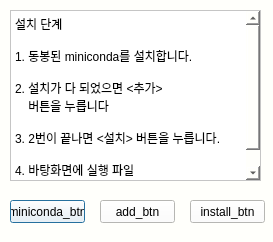
<?xml version="1.0" encoding="UTF-8"?>
<ui version="4.0">
 <class>Dialog</class>
 <widget class="QDialog" name="Dialog">
  <property name="geometry">
   <rect>
    <x>0</x>
    <y>0</y>
    <width>273</width>
    <height>242</height>
   </rect>
  </property>
  <property name="windowTitle">
   <string>Dialog</string>
  </property>
  <property name="styleSheet">
   <string notr="true">background-color: rgb(255,255,251);</string>
  </property>
  <widget class="QTextBrowser" name="textBrowser">
   <property name="geometry">
    <rect>
     <x>10</x>
     <y>10</y>
     <width>251</width>
     <height>171</height>
    </rect>
   </property>
   <property name="styleSheet">
    <string notr="true">background-color: rgb(255, 255, 255)</string>
   </property>
   <property name="html">
    <string>&lt;!DOCTYPE HTML PUBLIC &quot;-//W3C//DTD HTML 4.0//EN&quot; &quot;http://www.w3.org/TR/REC-html40/strict.dtd&quot;&gt;
&lt;html&gt;&lt;head&gt;&lt;meta name=&quot;qrichtext&quot; content=&quot;1&quot; /&gt;&lt;style type=&quot;text/css&quot;&gt;
p, li { white-space: pre-wrap; }
&lt;/style&gt;&lt;/head&gt;&lt;body style=&quot; font-family:'Gulim'; font-size:9pt; font-weight:400; font-style:normal;&quot;&gt;
&lt;p style=&quot; margin-top:0px; margin-bottom:0px; margin-left:0px; margin-right:0px; -qt-block-indent:0; text-indent:0px;&quot;&gt;설치 단계&lt;/p&gt;
&lt;p style=&quot;-qt-paragraph-type:empty; margin-top:0px; margin-bottom:0px; margin-left:0px; margin-right:0px; -qt-block-indent:0; text-indent:0px;&quot;&gt;&lt;br /&gt;&lt;/p&gt;
&lt;p style=&quot; margin-top:0px; margin-bottom:0px; margin-left:0px; margin-right:0px; -qt-block-indent:0; text-indent:0px;&quot;&gt;1. 동봉된 miniconda를 설치합니다.&lt;/p&gt;
&lt;p style=&quot;-qt-paragraph-type:empty; margin-top:0px; margin-bottom:0px; margin-left:0px; margin-right:0px; -qt-block-indent:0; text-indent:0px;&quot;&gt;&lt;br /&gt;&lt;/p&gt;
&lt;p style=&quot; margin-top:0px; margin-bottom:0px; margin-left:0px; margin-right:0px; -qt-block-indent:0; text-indent:0px;&quot;&gt;2. 설치가 다 되었으면 &amp;lt;추가&amp;gt; &lt;/p&gt;
&lt;p style=&quot; margin-top:0px; margin-bottom:0px; margin-left:0px; margin-right:0px; -qt-block-indent:0; text-indent:0px;&quot;&gt;    버튼을 누릅니다&lt;/p&gt;
&lt;p style=&quot;-qt-paragraph-type:empty; margin-top:0px; margin-bottom:0px; margin-left:0px; margin-right:0px; -qt-block-indent:0; text-indent:0px;&quot;&gt;&lt;br /&gt;&lt;/p&gt;
&lt;p style=&quot; margin-top:0px; margin-bottom:0px; margin-left:0px; margin-right:0px; -qt-block-indent:0; text-indent:0px;&quot;&gt;3. 2번이 끝나면 &amp;lt;설치&amp;gt; 버튼을 누릅니다.&lt;/p&gt;
&lt;p style=&quot;-qt-paragraph-type:empty; margin-top:0px; margin-bottom:0px; margin-left:0px; margin-right:0px; -qt-block-indent:0; text-indent:0px;&quot;&gt;&lt;br /&gt;&lt;/p&gt;
&lt;p style=&quot; margin-top:0px; margin-bottom:0px; margin-left:0px; margin-right:0px; -qt-block-indent:0; text-indent:0px;&quot;&gt;4. 바탕화면에 실행 파일 &lt;br /&gt;   바로가기가 생성됩니다.&lt;/p&gt;&lt;/body&gt;&lt;/html&gt;</string>
   </property>
  </widget>
  <widget class="QPushButton" name="miniconda_btn">
   <property name="geometry">
    <rect>
     <x>10</x>
     <y>200</y>
     <width>75</width>
     <height>23</height>
    </rect>
   </property>
   <property name="text">
    <string>miniconda_btn</string>
   </property>
  </widget>
  <widget class="QPushButton" name="add_btn">
   <property name="geometry">
    <rect>
     <x>100</x>
     <y>200</y>
     <width>75</width>
     <height>23</height>
    </rect>
   </property>
   <property name="text">
    <string>add_btn</string>
   </property>
  </widget>
  <widget class="QPushButton" name="install_btn">
   <property name="geometry">
    <rect>
     <x>190</x>
     <y>200</y>
     <width>75</width>
     <height>23</height>
    </rect>
   </property>
   <property name="text">
    <string>install_btn</string>
   </property>
  </widget>
 </widget>
 <resources/>
 <connections/>
</ui>
